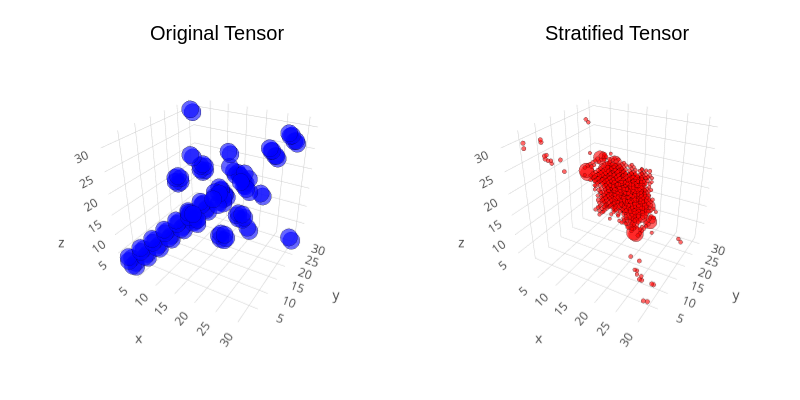

Here is the notebook cell this chart was saved with:
### Code cell
stratify_and_plot_tensor(tensor)
